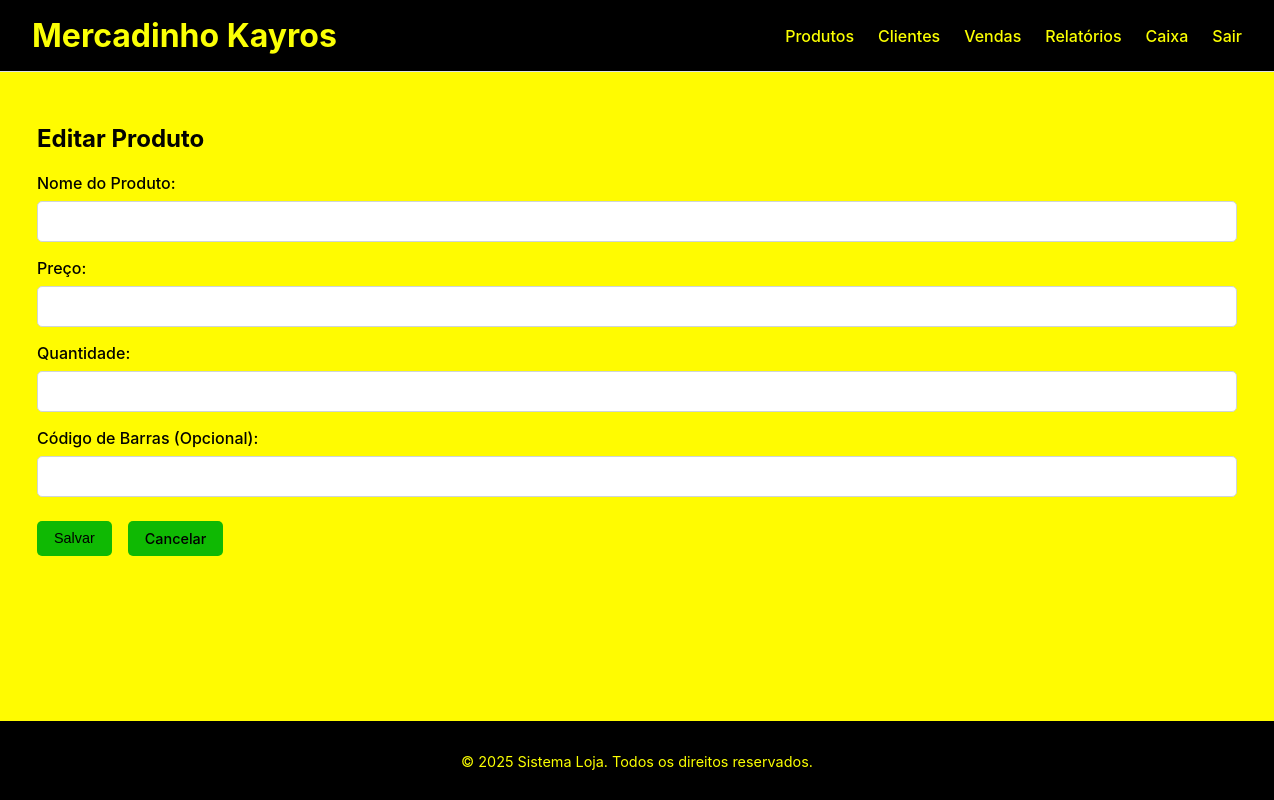
/produtos/editar/2 (signed in), run on an earlier commit of the app's database.
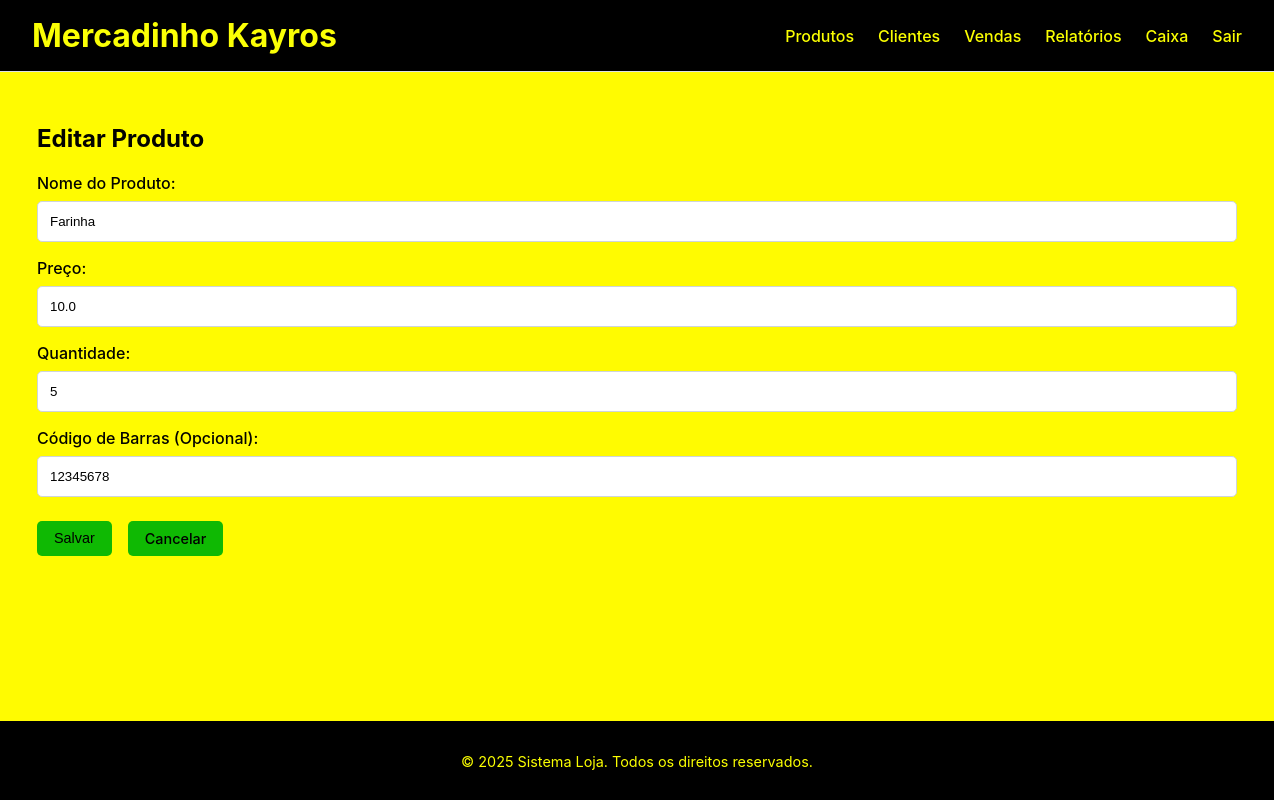
And on a later commit of the database.
### tables this page shows
CREATE TABLE produtos (
        id INTEGER PRIMARY KEY AUTOINCREMENT,
        nome TEXT NOT NULL,
        preco REAL NOT NULL,
        quantidade INTEGER NOT NULL,
        codigo_barras TEXT UNIQUE
    );

### app.py (the view)
@app.route('/produtos/editar/<int:id>', methods=['GET', 'POST'])
@login_required
def editar_produto(id):
    if request.method == 'POST':
        db.atualizar_produto(id, request.form['nome'], float(request.form['preco']), int(request.form['quantidade']), request.form.get('codigo_barras'))
        flash('Produto atualizado com sucesso!', 'success')
        return redirect(url_for('produtos'))
    produto_existente = db.buscar_produto_por_id(id)
    return render_template('produto_formulario.html', titulo="Editar Produto", produto=produto_existente)

### app.py (called while the page is built)
@login_manager.user_loader
def load_user(user_id):
    return db.get_user_by_id(int(user_id))

@app.context_processor
def inject_current_year():
    return {'current_year': datetime.utcnow().year}

### logica_banco.py (called while the page is built)
def get_user_by_id(user_id):
    db = DatabaseManager()
    db.connect()
    user_data = db.fetch_one("SELECT * FROM usuarios WHERE id = ?", (user_id,))
    db.disconnect()
    if user_data:
        return User(id=user_data['id'], username=user_data['username'], password_hash=user_data['password_hash'])
    return None

def buscar_produto_por_id(id):
    db = DatabaseManager(); db.connect()
    produto = db.fetch_one("SELECT * FROM produtos WHERE id = ?", (id,)); db.disconnect(); return produto

    def connect(self):
        self.conn = sqlite3.connect(self.db_name)
        self.conn.row_factory = sqlite3.Row # Permite acessar resultados por nome da coluna
        self.cursor = self.conn.cursor()

    def disconnect(self):
        if self.conn:
            self.conn.close()

### templates/produto_formulario.html (shortened to what this page needs)
{% extends "base.html" %}
{% block content %}
<h2>{{ titulo }}</h2>
<form method="POST" action="{{ url_for('editar_produto', id=produto.id) if produto else url_for('adicionar_produto') }}">
    <div class="form-group">
        <label for="nome">Nome do Produto:</label>
        <input type="text" id="nome" name="nome" value="{{ produto.nome if produto else '' }}" required>
    </div>
    <div class="form-group">
        <label for="preco">Preço:</label>
        <input type="number" step="0.01" id="preco" name="preco" value="{{ produto.preco if produto else '' }}" required>
    </div>
    <div class="form-group">
        <label for="quantidade">Quantidade:</label>
        <input type="number" id="quantidade" name="quantidade" value="{{ produto.quantidade if produto else '' }}" required>
    </div>
    <div class="form-group">
        <label for="codigo_barras">Código de Barras (Opcional):</label>
        <input type="text" id="codigo_barras" name="codigo_barras" value="{{ produto.codigo_barras if produto else '' }}">
    </div>
    <div class="form-actions">
        <button type="submit" class="btn btn-primary">Salvar</button>
        <a href="{{ url_for('produtos') }}" class="btn btn-secondary">Cancelar</a>
    </div>
</form>
{% endblock %}

What changed in the data, as far as the page shows it:
added produtos: nome "Farinha", preco "10.0", quantidade "5", codigo_barras "12345678"
